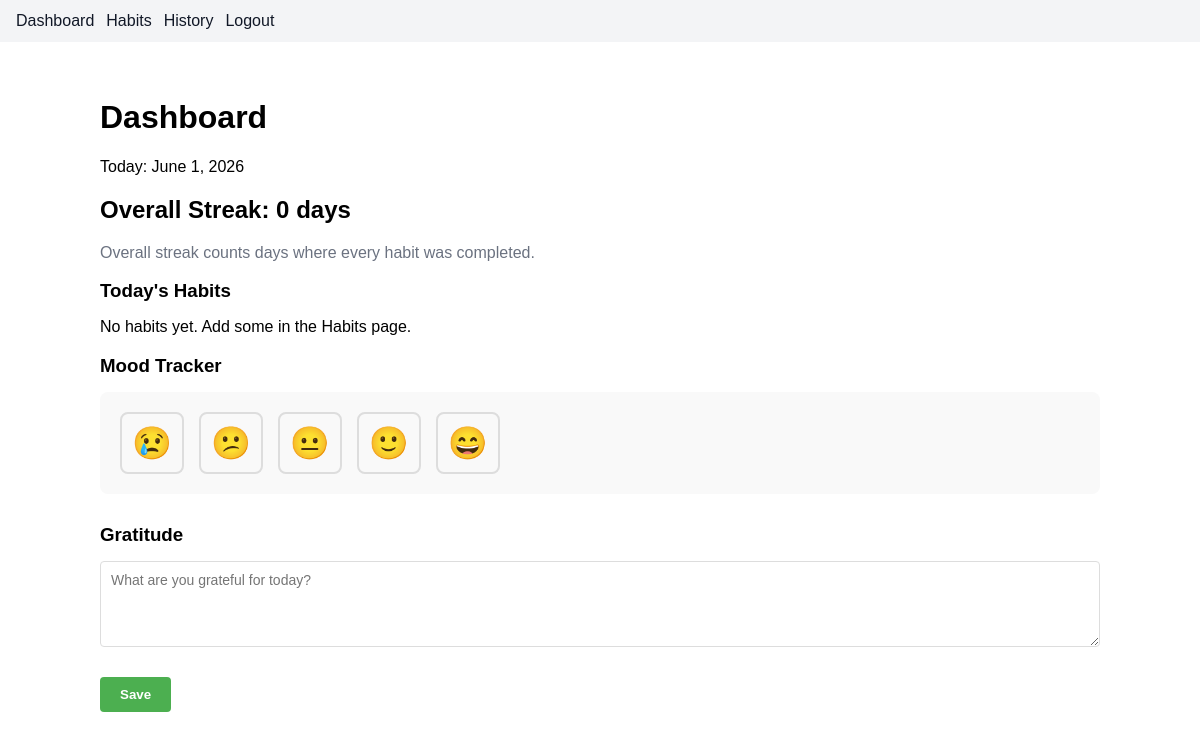
The page / (signed in) on the database as committed earlier.
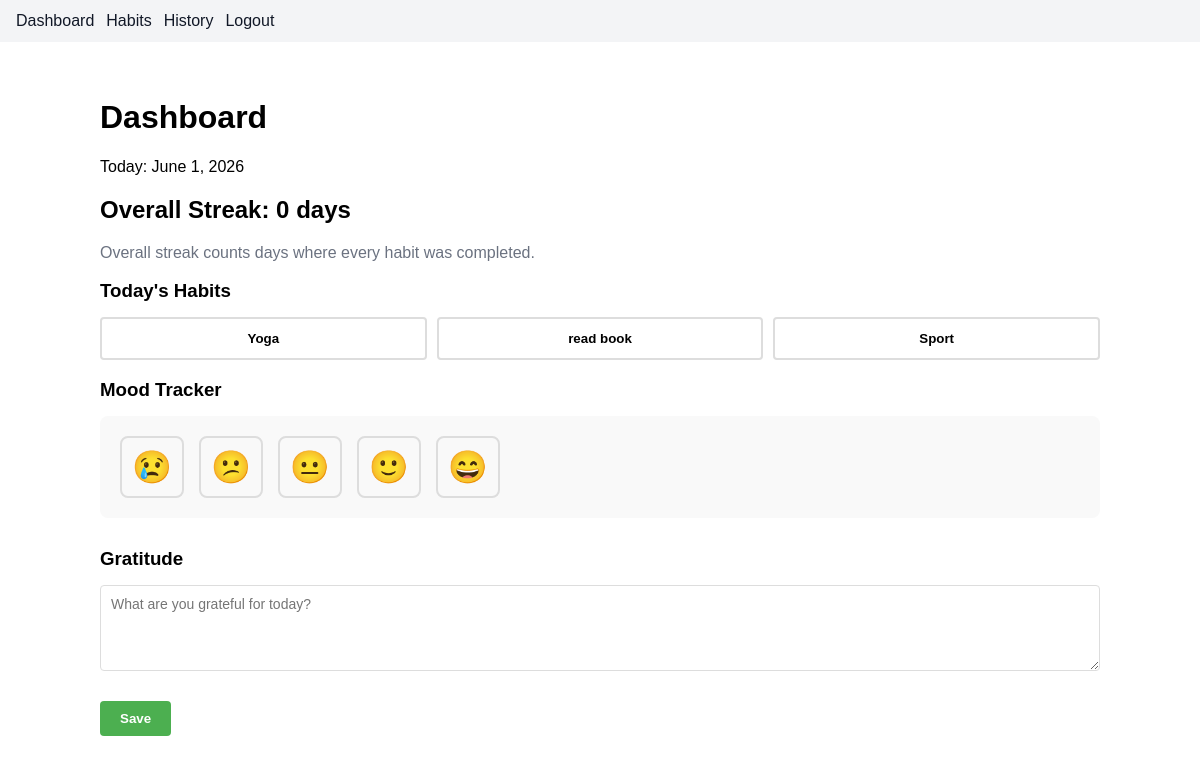
The same page on the database as committed later.
### habitrack/models.py (models this page shows, shortened)
class Habit(models.Model):
    user = models.ForeignKey(User, on_delete=models.CASCADE)
    name = models.CharField(max_length=100)
    created_at = models.DateTimeField(auto_now_add=True)

### habitrack/views.py (the view)
# urls.py: path("", views.dashboard, name="home"),
@login_required
def dashboard(request):
    habits = Habit.objects.filter(user=request.user).order_by("created_at")
    today = timezone.localdate()
    for habit in habits:
        habit.streak = calculate_streak(habit)
        habit.done_today = habit.logs.filter(date=today, completed=True).exists()
    overall_streak = calculate_overall_streak(request.user)
    today_log = HabitLog.objects.filter(habit__user=request.user, date=today).first()
    return render(
        request,
        "habitrack/dashboard.html",
        {
            "habits": habits,
            "current_date": today,
            "overall_streak": overall_streak,
            "today_log": today_log,
        },
    )

### habitrack/utils.py (called while the page is built)
def calculate_streak(habit):
    today = timezone.localdate()
    streak = 0
    while True:
        day = today - timedelta(days=streak)
        if habit.logs.filter(date=day, completed=True).exists():
            streak += 1
        else:
            break
    return streak

def calculate_overall_streak(user):
    habit_count = user.habit_set.count()
    if habit_count == 0:
        return 0
    today = timezone.localdate()
    streak = 0
    while True:
        day = today - timedelta(days=streak)
        completed_count = user.habit_set.filter(
            logs__date=day,
            logs__completed=True,
        ).distinct().count()
        if completed_count == habit_count:
            streak += 1
        else:
            break
    return streak

### habitrack/templates/habitrack/dashboard.html (shortened to what this page needs)
{% extends "habitrack/layout.html" %}
{% load static %}
{% block content %}
  <div class="dashboard-container" data-mood="{{ today_log.mood|default:'' }}" data-gratitude="{{ today_log.gratitude|default:''|escapejs }}">
    <h1>Dashboard</h1>
    <p>Today: {{ current_date|date:"F j, Y" }}</p>
    <h2>Overall Streak: <span id="overall-streak">{{ overall_streak }}</span> days</h2>
    <p class="muted">Overall streak counts days where every habit was completed.</p>
    <div class="habits-section">
      <h3>Today's Habits</h3>
      {% if habits %}
        <div class="grid">
          {% for habit in habits %}
            <button
              class="habit-btn"
              data-habit-id="{{ habit.id }}"
              data-done="{{ habit.done_today|yesno:'1,0' }}"
            >
              {{ habit.name }}
            </button>
          {% endfor %}
        </div>
      {% else %}
        <p>No habits yet. Add some in the Habits page.</p>
      {% endif %}
    </div>
    <div class="mood-section">
      <h3>Mood Tracker</h3>
      <div class="mood-tracker">
        <label class="mood-label">
          <span class="mood-emoji">😢</span>
        </label>
        <label class="mood-label">
          <span class="mood-emoji">😕</span>
        </label>
        <label class="mood-label">
          <span class="mood-emoji">😐</span>
        </label>
        <label class="mood-label">
          <span class="mood-emoji">🙂</span>
        </label>
        <label class="mood-label">
          <span class="mood-emoji">😄</span>
        </label>
      </div>
    </div>
    <div class="gratitude-section">
      <h3>Gratitude</h3>
      <textarea
        name="gratitude"
        placeholder="What are you grateful for today?"
        rows="4"
        onchange="saveMoodGratitude()"
        onblur="saveMoodGratitude()"
      ></textarea>
    </div>
    <button class="btn btn-primary" onclick="saveMoodGratitude()">Save</button>
  </div>
{% endblock %}

### habitrack/templates/habitrack/layout.html (shortened to what this page needs)
{% load static %}
<!DOCTYPE html>
<html>
<head>
        <link href="{% static 'habitrack/styles.css' %}" rel="stylesheet">
</head>
<body>
  <nav>
    <a href="{% url 'dashboard' %}">Dashboard</a>
    <a href="{% url 'habits' %}">Habits</a>
    <a href="{% url 'history' %}">History</a>
    {% if user.is_authenticated %}
      <a href="{% url 'logout' %}">Logout</a>
    {% else %}
      <a href="{% url 'login' %}">Login</a>
    {% endif %}
  </nav>
  <main>
    {% block content %}{% endblock %}
  </main>
</body>
</html>

### habitrack/static/habitrack/styles.css (style rules this page uses)
body { font-family: Arial, sans-serif; margin: 0; padding: 0; }
nav { display: flex; gap: 12px; padding: 12px 16px; background: #f3f4f6; }
nav a { text-decoration: none; color: #111827; }
main { padding: 16px; }
.muted { color: #6b7280; }
.dashboard-container { max-width: 1000px; margin: 0 auto; padding: 20px; }
.habits-section h3, .mood-section h3, .gratitude-section h3 { margin-bottom: 15px; }
.grid { display: grid; grid-template-columns: repeat(auto-fit, minmax(150px, 1fr)); gap: 10px; }
.habit-btn { padding: 12px 15px; border: 2px solid #ddd; background-color: #fff; border-radius: 4px; cursor: pointer; font-weight: bold; transition: all 0.3s; }
.mood-tracker { display: flex; justify-content: flex-start; align-items: center; gap: 15px; padding: 20px; background-color: #f9f9f9; border-radius: 8px; flex-wrap: wrap; }
.mood-label { display: flex; flex-direction: column; align-items: center; cursor: pointer; gap: 8px; }
.mood-emoji { font-size: 32px; padding: 10px; border: 2px solid #ddd; border-radius: 8px; transition: all 0.3s; cursor: pointer; }
.gratitude-section { margin: 30px 0; }
.gratitude-section textarea { width: 100%; padding: 10px; border: 1px solid #ddd; border-radius: 4px; font-family: Arial, sans-serif; font-size: 14px; }
.btn { padding: 10px 20px; border: none; border-radius: 4px; cursor: pointer; font-weight: bold; transition: all 0.3s; }
.btn-primary { background-color: #4CAF50; color: white; }

Rows that differ between the two databases and show on the page:
added Habit: name "Yoga"
added Habit: name "read book"
added Habit: name "Sport"
Other text that changed with them:
text no longer shown: "No habits yet. Add some in the Habits page."
